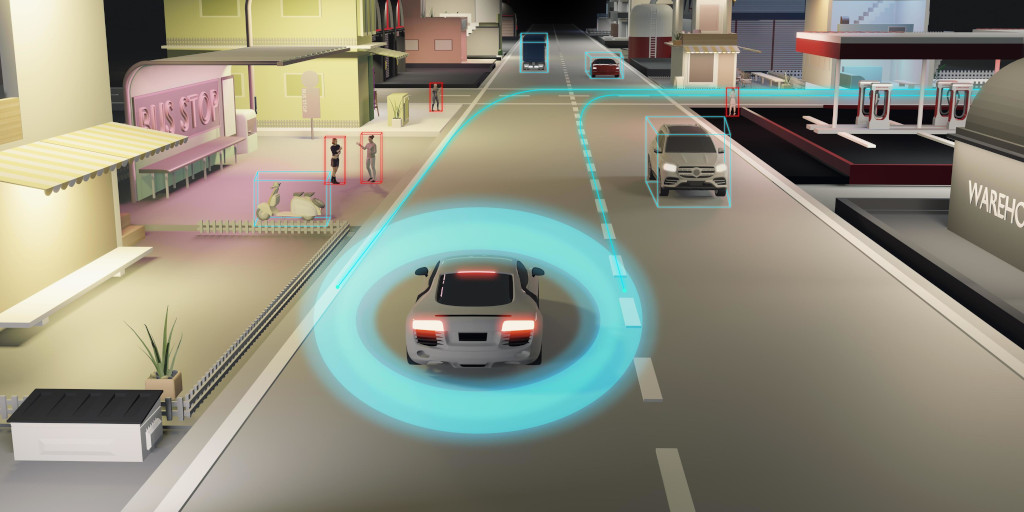
#> input picture auto-pilot.jpg, 1024 x 512 px
$ python example-6.py
#> lines starting #> are read from the running program, lines starting #| are printed output that depends on the picture; after the words box and inside, x2 and y2 are one past the last pixel; in counts of white or black regions, pixels touching at a corner belong together
import cv2
import numpy as np

# Cargar la imagen
imagen = cv2.imread("auto-pilot.jpg")
#> imagen is the input picture: shape (512, 1024, 3); mean B, G, R 125.3, 140.7, 140.8

# Obtener tamaño
alto, ancho, canales = imagen.shape
#> alto = 512; ancho = 1024; canales = 3
print(f"Tamaño: {ancho}x{alto}, Canales: {canales}")
#| Tamaño: 1024x512, Canales: 3

# Leer y modificar un píxel
color_original = imagen[150, 100]
#> color_original = [170, 235, 243]
print(f"Píxel original en (100, 150): {color_original}")
#| Píxel original en (100, 150): [170 235 243]

# Cambiar el color a verde
imagen[150, 100] = [0, 255, 0]
#> imagen: shape (512, 1024, 3); under 0.01% of pixels changed, all inside (x1, y1, x2, y2) = (100, 150, 101, 151)

# Obtener solo el canal rojo de toda la imagen
canal_rojo = imagen[:, :, 2]
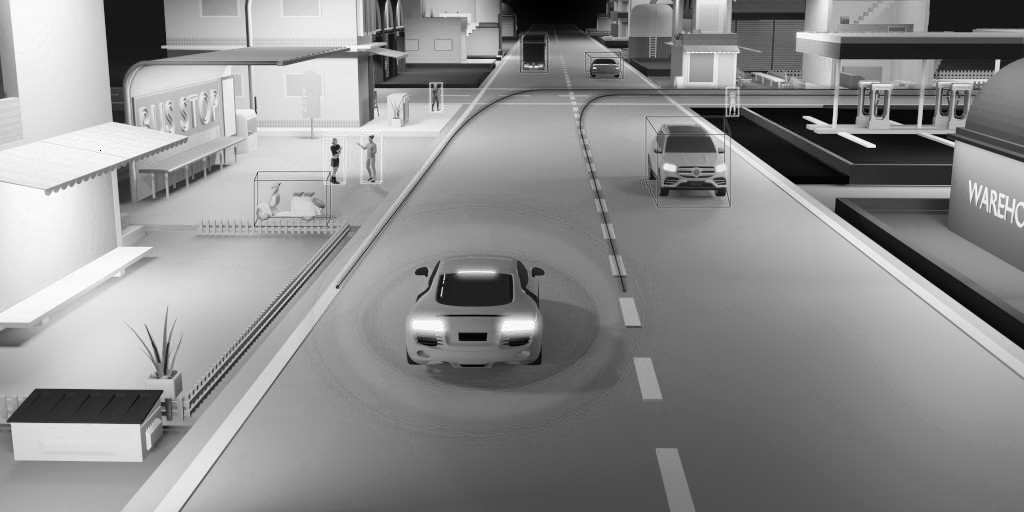
#> canal_rojo: shape (512, 1024); min 0, max 255, mean 140.8

# Mostrar imagen modificada
cv2.imshow("Imagen Modificada", imagen)
cv2.waitKey(0)
cv2.destroyAllWindows()

$ run again, with stop.jpg copied over auto-pilot.jpg
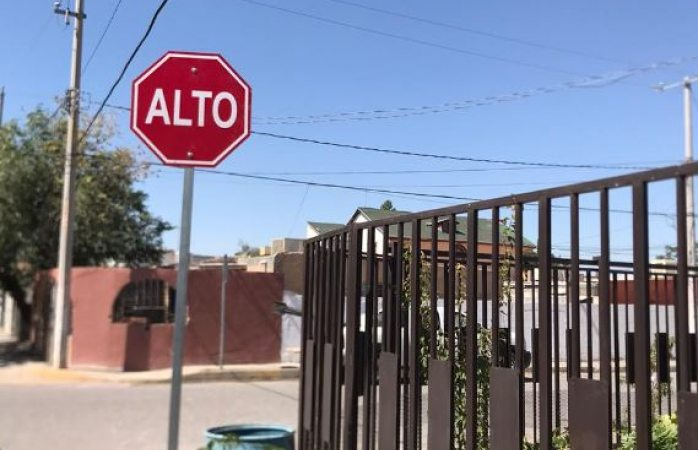
#> input picture stop.jpg, 698 x 450 px
#> imagen is the input picture: shape (450, 698, 3); mean B, G, R 147.7, 128.3, 124.6
#| Tamaño: 698x450, Canales: 3
#> color_original = [179, 166, 158]
#| Píxel original en (100, 150): [179 166 158]
#> imagen: shape (450, 698, 3); under 0.01% of pixels changed, all inside (x1, y1, x2, y2) = (100, 150, 101, 151)
#> `canal_rojo = imagen[:, :, 2]`:
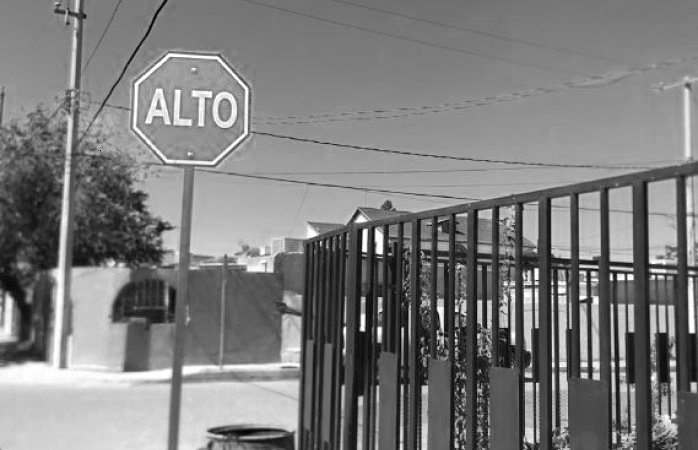
#> canal_rojo: shape (450, 698); min 0, max 255, mean 124.6
